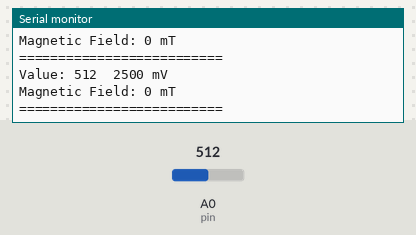
Simulated run of this sketch. Board: Arduino Uno, built with avr-gcc and run on an emulated ATmega328P. Shown: the last lines printed to the serial monitor. Inputs (shaded band) come from the test bench; at power-on: A0 (pin) = 512.

Above: at 1.8 s.
1.9 s: A0 (pin) set to 716
At 2.8 s:
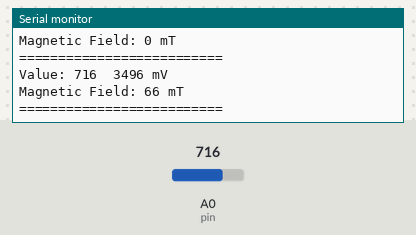
3.4 s: A0 (pin) set to 900
At 4.8 s:
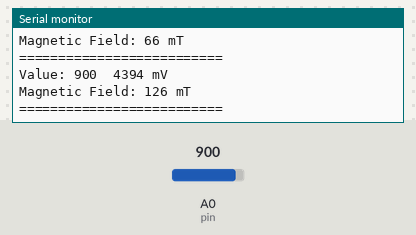
Timing chart, 0 to 6.4 s (numbered marks = the images above; inputs shaded):
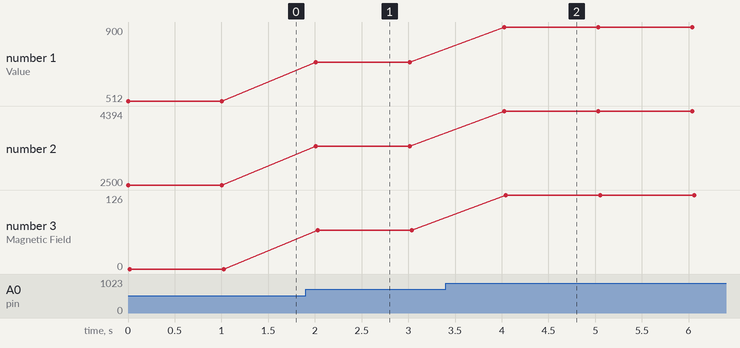

Measured:
- after the input at 1.9 s, the serial monitor: prints a new line after 0.11 s (image 1)
- after the input at 3.4 s, the serial monitor: prints a new line after 0.62 s (image 2)
- plotted number 1: 512 → 716 after the input at 1.9 s, 716 → 900 after the input at 3.4 s
- plotted number 2: 2500 → 3496 after the input at 1.9 s, 3496 → 4394 after the input at 3.4 s
- plotted number 3: 0 → 66 after the input at 1.9 s, 66 → 126 after the input at 3.4 s

The sketch:

Exercise_7.ino
```cpp
int pin = A0;
int vcc = 5000;

int value;
int voltage;
int field;

void setup() {
  Serial.begin(9600);
}

void loop() {
  value = analogRead(pin);
  voltage = value * (vcc / 1024.0);
  field = map(voltage, 1000, 4000, -100, 100);

  Serial.print("Value: ");
  Serial.print(value);
  Serial.print("\t");
  Serial.print(voltage);
  Serial.println(" mV");
  Serial.print("Magnetic Field: ");
  Serial.print(field);
  Serial.println(" mT");
  Serial.println("==========================");
  delay(1000);
}
```
